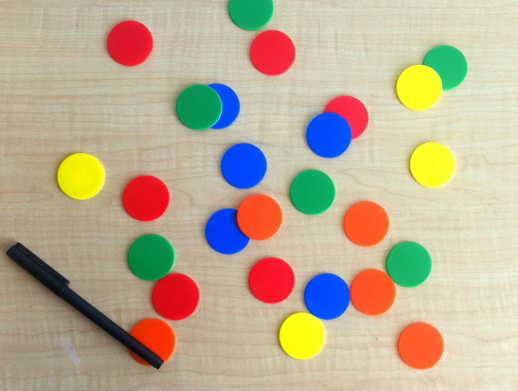
%> input picture Matlab_Kodlari/daire.png, 518 x 391 px
$ octave rgbdeneme.m   (GNU Octave 9; MATLAB toolbox functions it lacks are replaced by stand-ins)
%> lines starting %> are read from the running program, lines starting %| are printed output that depends on the picture; in (x1, y1, x2, y2) boxes, pixels count from 0 and x2, y2 are one past the last pixel; in counts of white or black regions, pixels touching at a corner belong together; the program's own positions count from 1
%Resmin matlab ortamına alınması
i = imread('C:\Users\ahmet\OneDrive\Masaüstü\BİTİRME PROJESİ\Görüntü işleme\daire.png');
%> i is the input picture: size 391x518x3 uint8; mean R, G, B 188.3, 173.3, 148.1
s=i;

%Orjinal resim üzerinde edge işlemi (Gri seviye)
img = rgb2gray(i);
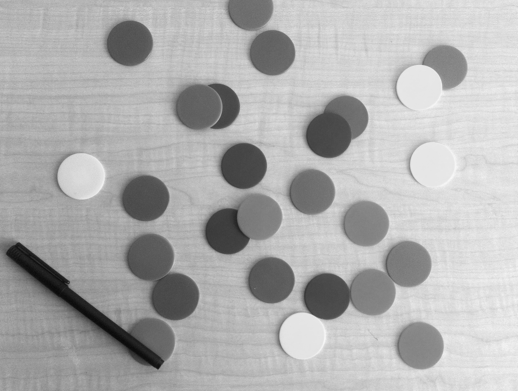
%> img: size 391x518 uint8; min 10, max 247, mean 174.9
Orjed = edge(img,'Prewitt');
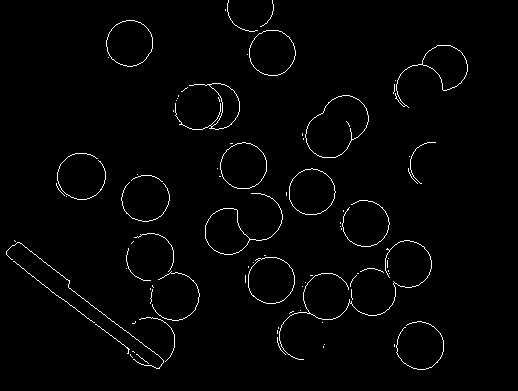
%> Orjed: size 391x518 logical; 1.7% white in thin lines or dots, all inside (x1, y1, x2, y2) = (6, 0, 468, 370)

%RGB renk kanallarına ayırarak kenar bulma işlemi
Re = edge(i(:,:,1),'Prewitt');
%> Re: size 391x518 logical; 1.2% white in thin lines or dots, all inside (x1, y1, x2, y2) = (6, 0, 468, 369)
Ge = edge(i(:,:,2),'Prewitt');
%> Ge: size 391x518 logical; 1.5% white in thin lines or dots, all inside (x1, y1, x2, y2) = (6, 5, 453, 370)
Be = edge(i(:,:,3),'Prewitt');

%Her bir renk kanalından gelen kenarları ekleyerek birleştirme
Sum1 = imadd(double(Re),double(Ge));
Sum = imadd(Sum1,double(Be));

%Her bir renk kanalından gelen kenarları mantıksal OR işlemiyle birleştirme
Bor1 = bitor(Re,Ge);
Bor = bitor(Bor1,Be);

%Ekleyerek birleştirme ve OR işlemi arasında ki farkları bulma işlemi
Xor1 = bitxor(Bor,Sum);
Sumxor = Sum;


for i=1:391
    for j=1:518
        if Sumxor(i,j)==2 || Sumxor(i,j)==3
            Sumxor(i,j)=1;
        end
    end
end
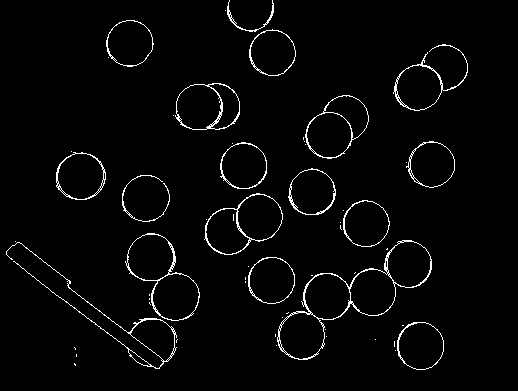
%> Sumxor: size 391x518 double; values 0 (black) and 1 (white), 2.6% white in thin lines or dots, all inside (x1, y1, x2, y2) = (6, 0, 468, 370)

Xor = bitxor(Bor,Sumxor);
%> Xor: size 391x518 double; every value is 0

i=s;
%Sonuçlar
figure
subplot(3,4,1),imshow(i),title('Orjinal')
i=s;
i(:,:,2) = 0;
i(:,:,3) = 0;
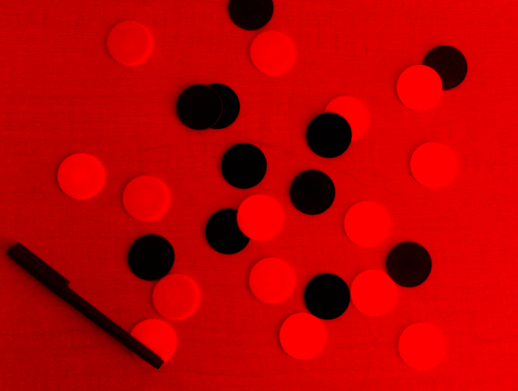
%> i: size 391x518x3 uint8; mean R, G, B 188.3, 0, 0
subplot(3,4,2),imshow(i),title('R')
i =s;
i(:,:,1) = 0;
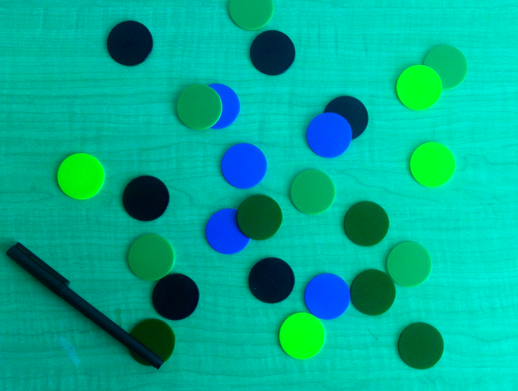
%> i: size 391x518x3 uint8; mean R, G, B 0, 173.3, 148.1
i(:,:,3) = 0;
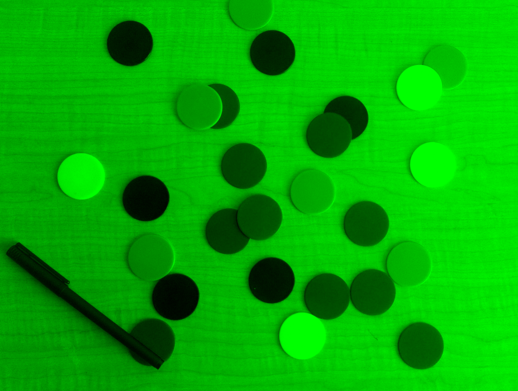
%> i: size 391x518x3 uint8; mean R, G, B 0, 173.3, 0
subplot(3,4,3),imshow(i),title('G')
i =s;
i(:,:,1) = 0;
i(:,:,2) = 0;
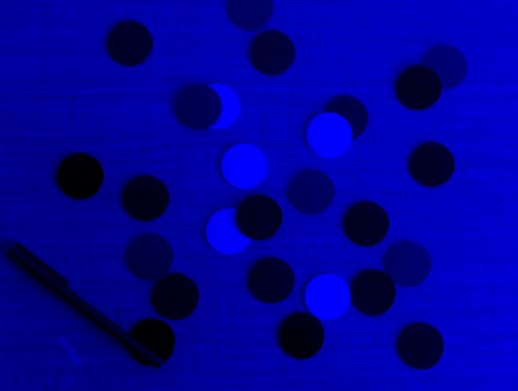
%> i: size 391x518x3 uint8; mean R, G, B 0, 0, 148.1
subplot(3,4,4),imshow(i),title('B')
i =s;
subplot(3,4,5),imshow(Orjed),title('Orjinal Edge')
subplot(3,4,6),imshow(Re),title('R edge')
subplot(3,4,7),imshow(Ge),title('G edge')
subplot(3,4,8),imshow(Be),title('B edge')
subplot(3,4,9),imshow(Sum),title('Toplam')
subplot(3,4,10),imshow(Bor),title('OR')
%subplot(3,4,11),imshow(Xor1),title('Ekleme ve Or Farkı')
subplot(3,4,11),imshow(Xor),title('Toplam ve Or Farkı')
